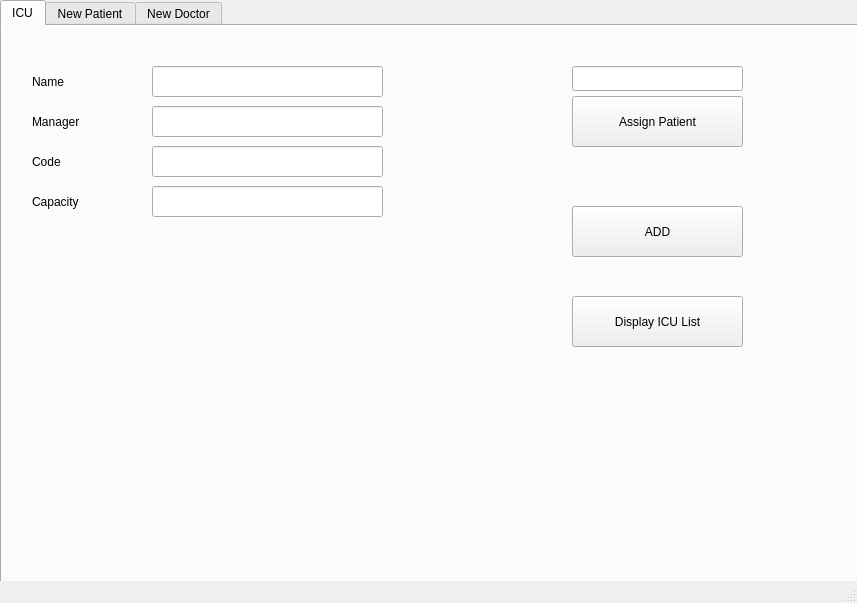
<?xml version="1.0" encoding="UTF-8"?>
<ui version="4.0">
 <class>MainWindow</class>
 <widget class="QMainWindow" name="MainWindow">
  <property name="geometry">
   <rect>
    <x>0</x>
    <y>0</y>
    <width>857</width>
    <height>603</height>
   </rect>
  </property>
  <property name="windowTitle">
   <string>MainWindow</string>
  </property>
  <widget class="QWidget" name="centralwidget">
   <widget class="QTabWidget" name="tabWidget">
    <property name="geometry">
     <rect>
      <x>0</x>
      <y>0</y>
      <width>861</width>
      <height>591</height>
     </rect>
    </property>
    <property name="currentIndex">
     <number>0</number>
    </property>
    <widget class="QWidget" name="tab_3">
     <attribute name="title">
      <string>ICU</string>
     </attribute>
     <widget class="QLabel" name="label_33">
      <property name="geometry">
       <rect>
        <x>30</x>
        <y>120</y>
        <width>131</width>
        <height>31</height>
       </rect>
      </property>
      <property name="text">
       <string>Code</string>
      </property>
     </widget>
     <widget class="QLabel" name="label_34">
      <property name="geometry">
       <rect>
        <x>30</x>
        <y>80</y>
        <width>111</width>
        <height>31</height>
       </rect>
      </property>
      <property name="text">
       <string>Manager</string>
      </property>
     </widget>
     <widget class="QLineEdit" name="Iname_lineEdit">
      <property name="geometry">
       <rect>
        <x>150</x>
        <y>40</y>
        <width>231</width>
        <height>31</height>
       </rect>
      </property>
     </widget>
     <widget class="QLineEdit" name="IManager_lineEdit">
      <property name="geometry">
       <rect>
        <x>150</x>
        <y>80</y>
        <width>231</width>
        <height>31</height>
       </rect>
      </property>
     </widget>
     <widget class="QPushButton" name="Iadd_pushButton">
      <property name="geometry">
       <rect>
        <x>570</x>
        <y>180</y>
        <width>171</width>
        <height>51</height>
       </rect>
      </property>
      <property name="text">
       <string>ADD</string>
      </property>
     </widget>
     <widget class="QLabel" name="label_35">
      <property name="geometry">
       <rect>
        <x>30</x>
        <y>160</y>
        <width>131</width>
        <height>31</height>
       </rect>
      </property>
      <property name="text">
       <string>Capacity</string>
      </property>
     </widget>
     <widget class="QLabel" name="label_36">
      <property name="geometry">
       <rect>
        <x>30</x>
        <y>40</y>
        <width>121</width>
        <height>31</height>
       </rect>
      </property>
      <property name="text">
       <string>Name</string>
      </property>
     </widget>
     <widget class="QLineEdit" name="Icode_lineEdit">
      <property name="geometry">
       <rect>
        <x>150</x>
        <y>120</y>
        <width>231</width>
        <height>31</height>
       </rect>
      </property>
     </widget>
     <widget class="QLineEdit" name="Icapacity_lineEdit">
      <property name="geometry">
       <rect>
        <x>150</x>
        <y>160</y>
        <width>231</width>
        <height>31</height>
       </rect>
      </property>
     </widget>
     <widget class="QPushButton" name="Idisplay_pushButton">
      <property name="geometry">
       <rect>
        <x>570</x>
        <y>270</y>
        <width>171</width>
        <height>51</height>
       </rect>
      </property>
      <property name="text">
       <string>Display ICU List</string>
      </property>
     </widget>
     <widget class="QLineEdit" name="ass_lineEdit">
      <property name="geometry">
       <rect>
        <x>570</x>
        <y>40</y>
        <width>171</width>
        <height>25</height>
       </rect>
      </property>
     </widget>
     <widget class="QPushButton" name="ass_pushButton">
      <property name="geometry">
       <rect>
        <x>570</x>
        <y>70</y>
        <width>171</width>
        <height>51</height>
       </rect>
      </property>
      <property name="text">
       <string>Assign Patient</string>
      </property>
     </widget>
    </widget>
    <widget class="QWidget" name="tab">
     <attribute name="title">
      <string>New Patient</string>
     </attribute>
     <widget class="QLabel" name="label">
      <property name="geometry">
       <rect>
        <x>30</x>
        <y>50</y>
        <width>121</width>
        <height>31</height>
       </rect>
      </property>
      <property name="text">
       <string>Name</string>
      </property>
     </widget>
     <widget class="QLabel" name="label_2">
      <property name="geometry">
       <rect>
        <x>30</x>
        <y>90</y>
        <width>111</width>
        <height>31</height>
       </rect>
      </property>
      <property name="text">
       <string>Address</string>
      </property>
     </widget>
     <widget class="QLabel" name="label_3">
      <property name="geometry">
       <rect>
        <x>30</x>
        <y>130</y>
        <width>131</width>
        <height>31</height>
       </rect>
      </property>
      <property name="text">
       <string>Phone</string>
      </property>
     </widget>
     <widget class="QLabel" name="label_4">
      <property name="geometry">
       <rect>
        <x>30</x>
        <y>170</y>
        <width>131</width>
        <height>31</height>
       </rect>
      </property>
      <property name="text">
       <string>Birth Date</string>
      </property>
     </widget>
     <widget class="QLabel" name="label_5">
      <property name="geometry">
       <rect>
        <x>30</x>
        <y>210</y>
        <width>111</width>
        <height>31</height>
       </rect>
      </property>
      <property name="text">
       <string>Gender</string>
      </property>
     </widget>
     <widget class="QLabel" name="label_6">
      <property name="geometry">
       <rect>
        <x>30</x>
        <y>250</y>
        <width>111</width>
        <height>31</height>
       </rect>
      </property>
      <property name="text">
       <string>Medical History</string>
      </property>
     </widget>
     <widget class="QLabel" name="label_7">
      <property name="geometry">
       <rect>
        <x>30</x>
        <y>290</y>
        <width>131</width>
        <height>31</height>
       </rect>
      </property>
      <property name="text">
       <string>Allergies</string>
      </property>
     </widget>
     <widget class="QLabel" name="label_8">
      <property name="geometry">
       <rect>
        <x>30</x>
        <y>330</y>
        <width>111</width>
        <height>31</height>
       </rect>
      </property>
      <property name="text">
       <string>Blood Pressure</string>
      </property>
     </widget>
     <widget class="QLabel" name="label_9">
      <property name="geometry">
       <rect>
        <x>30</x>
        <y>370</y>
        <width>111</width>
        <height>31</height>
       </rect>
      </property>
      <property name="text">
       <string>Heart Rate</string>
      </property>
     </widget>
     <widget class="QLabel" name="label_10">
      <property name="geometry">
       <rect>
        <x>30</x>
        <y>410</y>
        <width>111</width>
        <height>31</height>
       </rect>
      </property>
      <property name="text">
       <string>Temperature</string>
      </property>
     </widget>
     <widget class="QLabel" name="label_11">
      <property name="geometry">
       <rect>
        <x>30</x>
        <y>450</y>
        <width>121</width>
        <height>31</height>
       </rect>
      </property>
      <property name="text">
       <string>Severity</string>
      </property>
     </widget>
     <widget class="QLineEdit" name="Pmedical_history_lineEdit">
      <property name="geometry">
       <rect>
        <x>150</x>
        <y>250</y>
        <width>231</width>
        <height>31</height>
       </rect>
      </property>
     </widget>
     <widget class="QLineEdit" name="Psex_lineEdit">
      <property name="geometry">
       <rect>
        <x>150</x>
        <y>210</y>
        <width>231</width>
        <height>31</height>
       </rect>
      </property>
     </widget>
     <widget class="QLineEdit" name="Pallergies_lineEdit">
      <property name="geometry">
       <rect>
        <x>150</x>
        <y>290</y>
        <width>231</width>
        <height>31</height>
       </rect>
      </property>
     </widget>
     <widget class="QLineEdit" name="Pbirthday_lineEdit">
      <property name="geometry">
       <rect>
        <x>150</x>
        <y>170</y>
        <width>231</width>
        <height>31</height>
       </rect>
      </property>
     </widget>
     <widget class="QLineEdit" name="Pblood_pressure_lineEdit">
      <property name="geometry">
       <rect>
        <x>150</x>
        <y>330</y>
        <width>231</width>
        <height>31</height>
       </rect>
      </property>
     </widget>
     <widget class="QLineEdit" name="Pheart_rate_lineEdit">
      <property name="geometry">
       <rect>
        <x>150</x>
        <y>370</y>
        <width>231</width>
        <height>31</height>
       </rect>
      </property>
     </widget>
     <widget class="QLineEdit" name="Ptemp_lineEdit">
      <property name="geometry">
       <rect>
        <x>150</x>
        <y>410</y>
        <width>231</width>
        <height>31</height>
       </rect>
      </property>
     </widget>
     <widget class="QLineEdit" name="Pseverity_lineEdit">
      <property name="geometry">
       <rect>
        <x>150</x>
        <y>450</y>
        <width>231</width>
        <height>31</height>
       </rect>
      </property>
     </widget>
     <widget class="QLineEdit" name="Pphone_lineEdit">
      <property name="geometry">
       <rect>
        <x>150</x>
        <y>130</y>
        <width>231</width>
        <height>31</height>
       </rect>
      </property>
     </widget>
     <widget class="QLineEdit" name="Paddress_lineEdit">
      <property name="geometry">
       <rect>
        <x>150</x>
        <y>90</y>
        <width>231</width>
        <height>31</height>
       </rect>
      </property>
     </widget>
     <widget class="QLineEdit" name="Pname_lineEdit">
      <property name="geometry">
       <rect>
        <x>150</x>
        <y>50</y>
        <width>231</width>
        <height>31</height>
       </rect>
      </property>
     </widget>
     <widget class="QPushButton" name="Padd_pushButton">
      <property name="geometry">
       <rect>
        <x>570</x>
        <y>160</y>
        <width>171</width>
        <height>51</height>
       </rect>
      </property>
      <property name="text">
       <string>ADD</string>
      </property>
     </widget>
     <widget class="QPushButton" name="counter_pushButton">
      <property name="geometry">
       <rect>
        <x>570</x>
        <y>230</y>
        <width>171</width>
        <height>51</height>
       </rect>
      </property>
      <property name="text">
       <string>Counter</string>
      </property>
     </widget>
     <widget class="QPushButton" name="display_pushButton">
      <property name="geometry">
       <rect>
        <x>570</x>
        <y>310</y>
        <width>171</width>
        <height>51</height>
       </rect>
      </property>
      <property name="text">
       <string>Display Patient List</string>
      </property>
     </widget>
    </widget>
    <widget class="QWidget" name="tab_2">
     <attribute name="title">
      <string>New Doctor</string>
     </attribute>
     <widget class="QLabel" name="label_12">
      <property name="geometry">
       <rect>
        <x>20</x>
        <y>90</y>
        <width>111</width>
        <height>31</height>
       </rect>
      </property>
      <property name="text">
       <string>Major</string>
      </property>
     </widget>
     <widget class="QLabel" name="label_13">
      <property name="geometry">
       <rect>
        <x>20</x>
        <y>130</y>
        <width>131</width>
        <height>31</height>
       </rect>
      </property>
      <property name="text">
       <string>Degree</string>
      </property>
     </widget>
     <widget class="QLineEdit" name="Dbirthday_lineEdit">
      <property name="geometry">
       <rect>
        <x>140</x>
        <y>170</y>
        <width>231</width>
        <height>31</height>
       </rect>
      </property>
     </widget>
     <widget class="QLabel" name="label_14">
      <property name="geometry">
       <rect>
        <x>20</x>
        <y>50</y>
        <width>121</width>
        <height>31</height>
       </rect>
      </property>
      <property name="text">
       <string>Name</string>
      </property>
     </widget>
     <widget class="QLineEdit" name="DDegree_lineEdit">
      <property name="geometry">
       <rect>
        <x>140</x>
        <y>130</y>
        <width>231</width>
        <height>31</height>
       </rect>
      </property>
     </widget>
     <widget class="QLineEdit" name="Dname_lineEdit">
      <property name="geometry">
       <rect>
        <x>140</x>
        <y>50</y>
        <width>231</width>
        <height>31</height>
       </rect>
      </property>
     </widget>
     <widget class="QLineEdit" name="DMajor_lineEdit">
      <property name="geometry">
       <rect>
        <x>140</x>
        <y>90</y>
        <width>231</width>
        <height>31</height>
       </rect>
      </property>
     </widget>
     <widget class="QLabel" name="label_15">
      <property name="geometry">
       <rect>
        <x>20</x>
        <y>170</y>
        <width>131</width>
        <height>31</height>
       </rect>
      </property>
      <property name="text">
       <string>Birth Date</string>
      </property>
     </widget>
     <widget class="QLineEdit" name="Dsex_lineEdit">
      <property name="geometry">
       <rect>
        <x>140</x>
        <y>210</y>
        <width>231</width>
        <height>31</height>
       </rect>
      </property>
     </widget>
     <widget class="QLabel" name="label_16">
      <property name="geometry">
       <rect>
        <x>20</x>
        <y>210</y>
        <width>111</width>
        <height>31</height>
       </rect>
      </property>
      <property name="text">
       <string>Gender</string>
      </property>
     </widget>
     <widget class="QPushButton" name="Dadd_pushButton">
      <property name="geometry">
       <rect>
        <x>560</x>
        <y>190</y>
        <width>171</width>
        <height>51</height>
       </rect>
      </property>
      <property name="text">
       <string>ADD</string>
      </property>
     </widget>
     <widget class="QPushButton" name="Ddisplay_pushButton">
      <property name="geometry">
       <rect>
        <x>560</x>
        <y>280</y>
        <width>171</width>
        <height>51</height>
       </rect>
      </property>
      <property name="text">
       <string>Display Doctor List</string>
      </property>
     </widget>
    </widget>
   </widget>
  </widget>
  <widget class="QMenuBar" name="menubar">
   <property name="geometry">
    <rect>
     <x>0</x>
     <y>0</y>
     <width>857</width>
     <height>22</height>
    </rect>
   </property>
  </widget>
  <widget class="QStatusBar" name="statusbar"/>
 </widget>
 <resources/>
 <connections/>
</ui>
